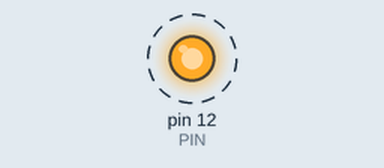
Bench run of a program on a simulated Jetson Nano (header pin numbers). On the bench: output pins drawn as LEDs (lit = HIGH). Dashed ring = blinking. At 10.0 s the program stops and its outputs stay as they are.

Above: at 0.2 s.
Timing chart, 0 to 3.0 s (numbered marks = the images above):
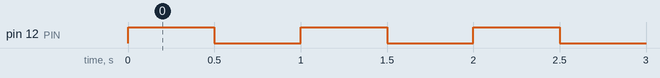

The program:

gpio_blink.py
```python
import time
try:
    import Jetson.GPIO as GPIO
except ImportError:
    raise SystemExit('Jetson.GPIO package is required on Jetson hardware')

PIN = 12
GPIO.setmode(GPIO.BOARD)
GPIO.setup(PIN, GPIO.OUT, initial=GPIO.LOW)

try:
    for _ in range(10):
        GPIO.output(PIN, GPIO.HIGH)
        time.sleep(0.5)
        GPIO.output(PIN, GPIO.LOW)
        time.sleep(0.5)
finally:
    GPIO.cleanup()
```

Measured:
- by itself, pin 12 (PIN): alternates HIGH for 0.50 s and LOW for 0.50 s, 20 changes in all, then stays LOW
